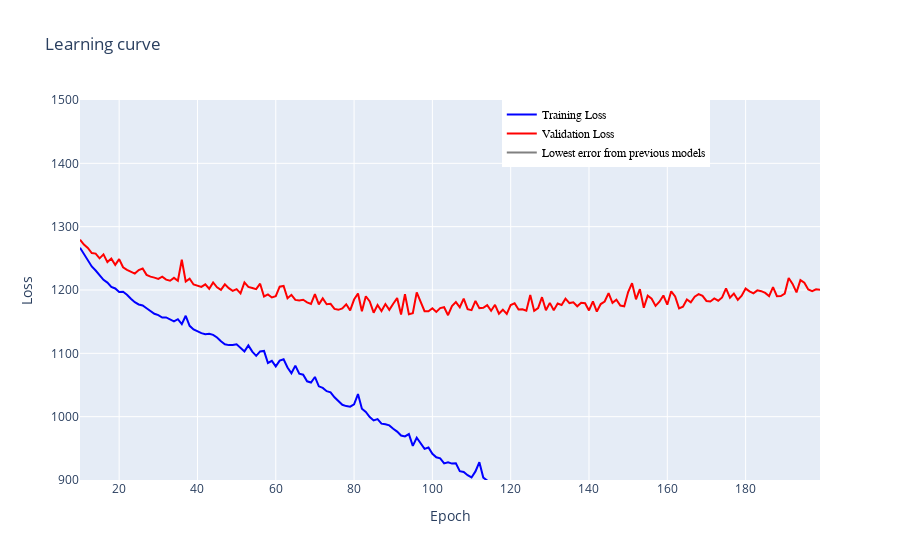

The code cell stored with this chart in its notebook:
### Code cell
DNN_plot_loss(history,starting_epoch=10, previous_val_loss=[0])

### Figure 1 — Plotly figure (JSON) as saved in the notebook; plotly's stock layout.template omitted (floating-point values rounded to 4 significant figures; data arrays with more than 128 entries replaced by an {"elided": "..."} marker saying what was removed)
{"data": [{"marker": {"color": "blue", "opacity": 0.5, "size": 5}, "mode": "lines", "name": "Training Loss", "type": "scatter", "x": {"elided": "190 int values"}, "y": {"elided": "190 float values"}}, {"marker": {"color": "red", "opacity": 0.5, "size": 5}, "mode": "lines", "name": "Validation Loss", "type": "scatter", "x": {"elided": "190 int values"}, "y": {"elided": "190 float values"}}, {"marker": {"color": "grey", "size": 5}, "mode": "lines", "name": "Lowest error from previous models", "type": "scatter", "x": {"elided": "190 int values"}, "y": {"elided": "190 int values"}}], "layout": {"legend": {"font": {"color": "black", "family": "sans-serif", "size": 12}, "traceorder": "normal", "x": 0.57, "y": 1}, "title": {"text": "Learning curve"}, "xaxis": {"range": [10, 199], "title": {"text": "Epoch"}}, "yaxis": {"range": [900, 1500], "title": {"text": "Loss"}}}}
